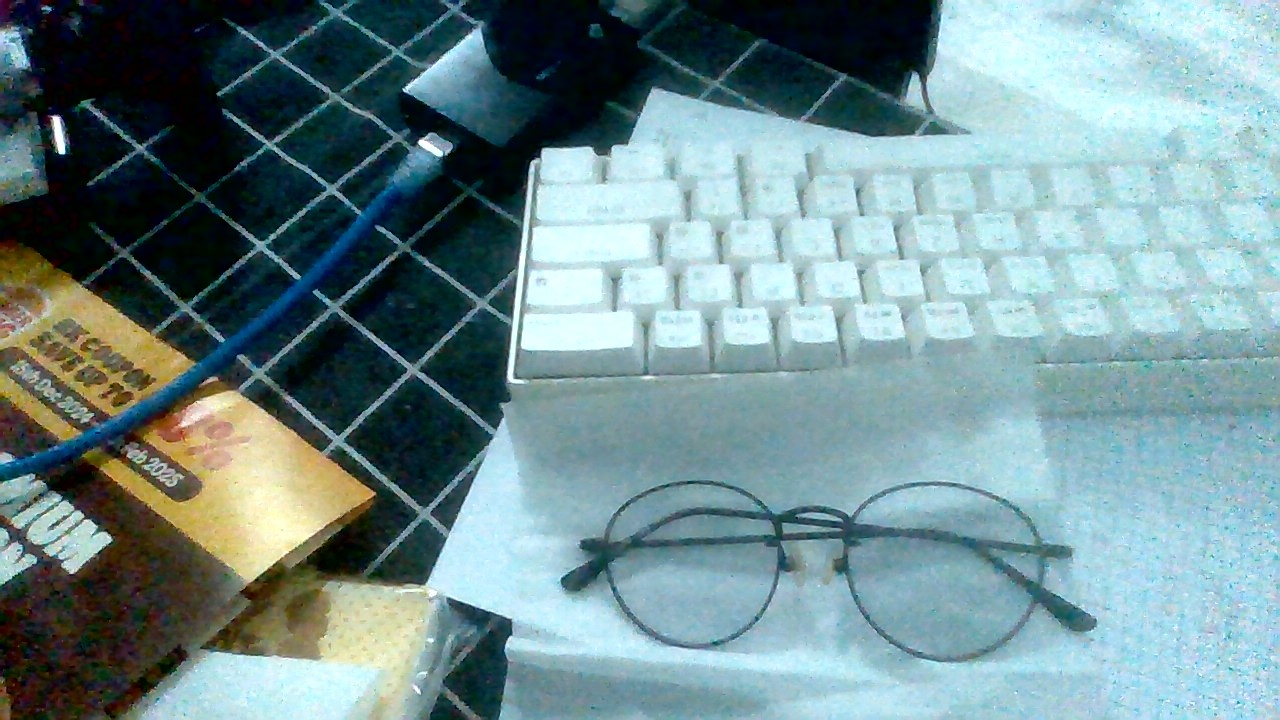
#> input picture farees/Photos/original_spectacle.jpg, 1280 x 720 px, found by its file name
$ python template_matching_with_displayed_values.py
#> lines starting #> are read from the running program, lines starting #| are printed output that depends on the picture; after the words box and inside, x2 and y2 are one past the last pixel; in counts of white or black regions, pixels touching at a corner belong together
import cv2
import numpy as np
import matplotlib.pyplot as plt  # For alternative display method

# Load the images
img_rgb = cv2.imread(r'DCMY_INTERNS\farees\Photos\original_spectacle.jpg')
#> img_rgb is the input picture: shape (720, 1280, 3); mean B, G, R 144.4, 141.2, 113.7
# img_rgb = cv2.imread(r'DCMY_INTERNS\farees\Photos\rotated.jpg')
# img_rgb = cv2.imread(r'C:DCMY_INTERNS\farees\Photos\translation.jpg')
# img_rgb = cv2.imread(r'DCMY_INTERNS\farees\Photos\none.jpg')

if img_rgb is None:
    print("Error: Original image not found.")
    exit()

template = cv2.imread(r'DCMY_INTERNS\farees\Photos\spectacle.jpeg', 0)
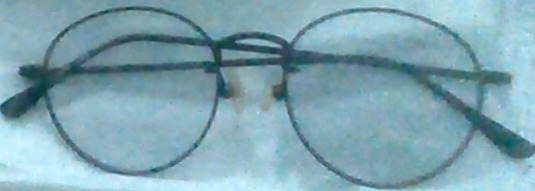
#> input picture farees/Photos/spectacle.jpeg, 535 x 191 px, found by its file name
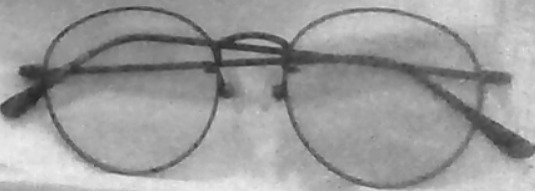
#> template: shape (191, 535); min 35, max 239, mean 155.8
if template is None:
    print("Error: Template image not found.")
    exit()

# Convert original image to grayscale
img_gray = cv2.cvtColor(img_rgb, cv2.COLOR_BGR2GRAY)
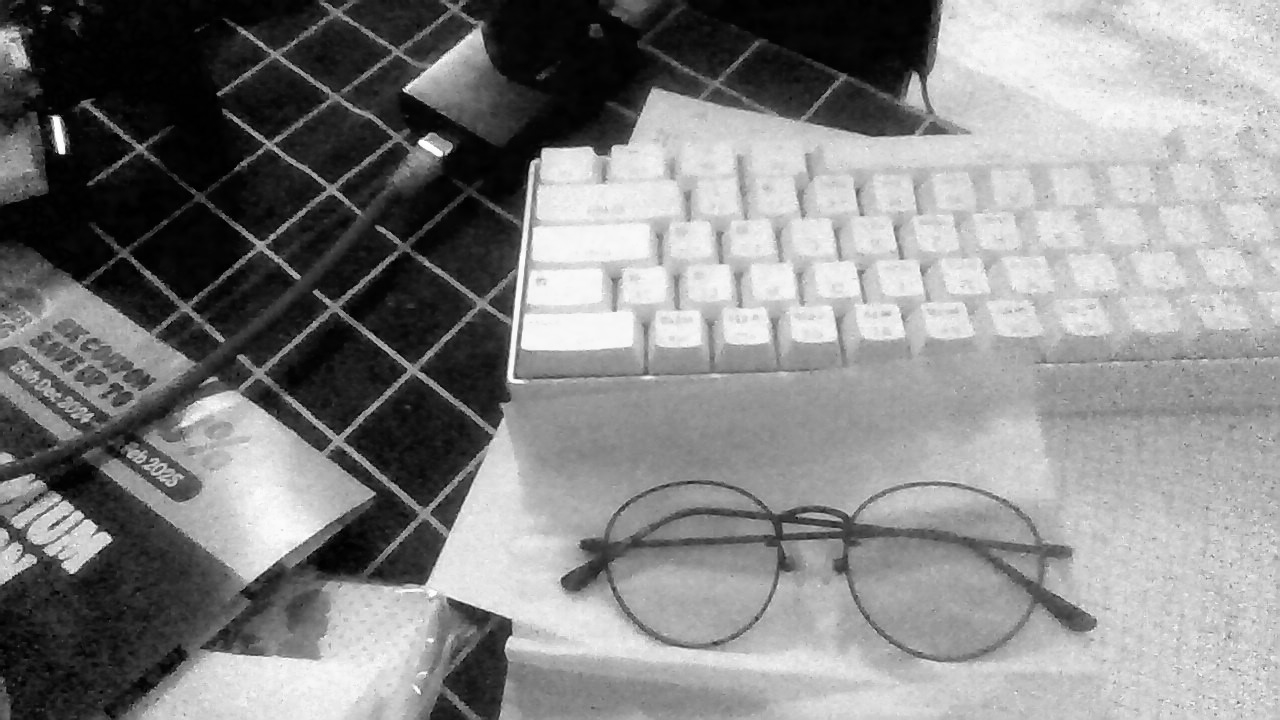
#> img_gray: shape (720, 1280); min 0, max 255, mean 133.3

# Template matching
w, h = template.shape[::-1]
#> w = 535; h = 191
res = cv2.matchTemplate(img_gray, template, cv2.TM_CCOEFF_NORMED)
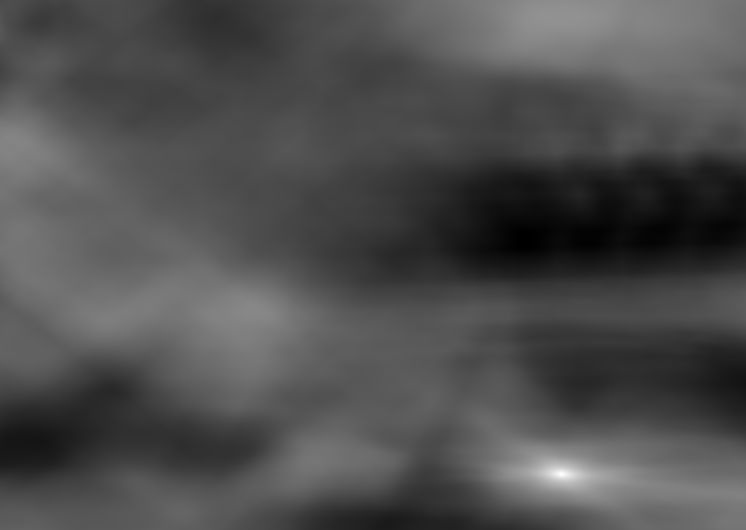
#> res: shape (530, 746) float32; min -0.375, max 0.989, mean 0.0462; drawn with min black and max white
threshold = 0.8
print(f"Threshold value: {threshold}")
loc = np.where(res >= threshold)
#> loc = 135 positions, rows 470 to 477, columns 551 to 571

# Draw rectangles around matches and calculate centers
centers = []  # List to store centers
for pt in zip(*loc[::-1]):
    # Draw rectangle
    cv2.rectangle(img_rgb, pt, (pt[0] + w, pt[1] + h), (0, 255, 255), 2)

    # Calculate center
    center_x = pt[0] + w // 2
    center_y = pt[1] + h // 2
    centers.append((center_x, center_y))
#> this loop made 135 passes
#> (pt, center_x, center_y) on passes 1 to 12: ((555, 470), 822, 565), ((556, 470), 823, 565), ((557, 470), 824, 565), ((558, 470), 825, 565), ((559, 470), 826, 565), ((560, 470), 827, 565), ((561, 470), 828, 565), ((562, 470), 829, 565), ((563, 470), 830, 565), ((564, 470), 831, 565), ((565, 470), 832, 565), ((553, 471), 820, 566)
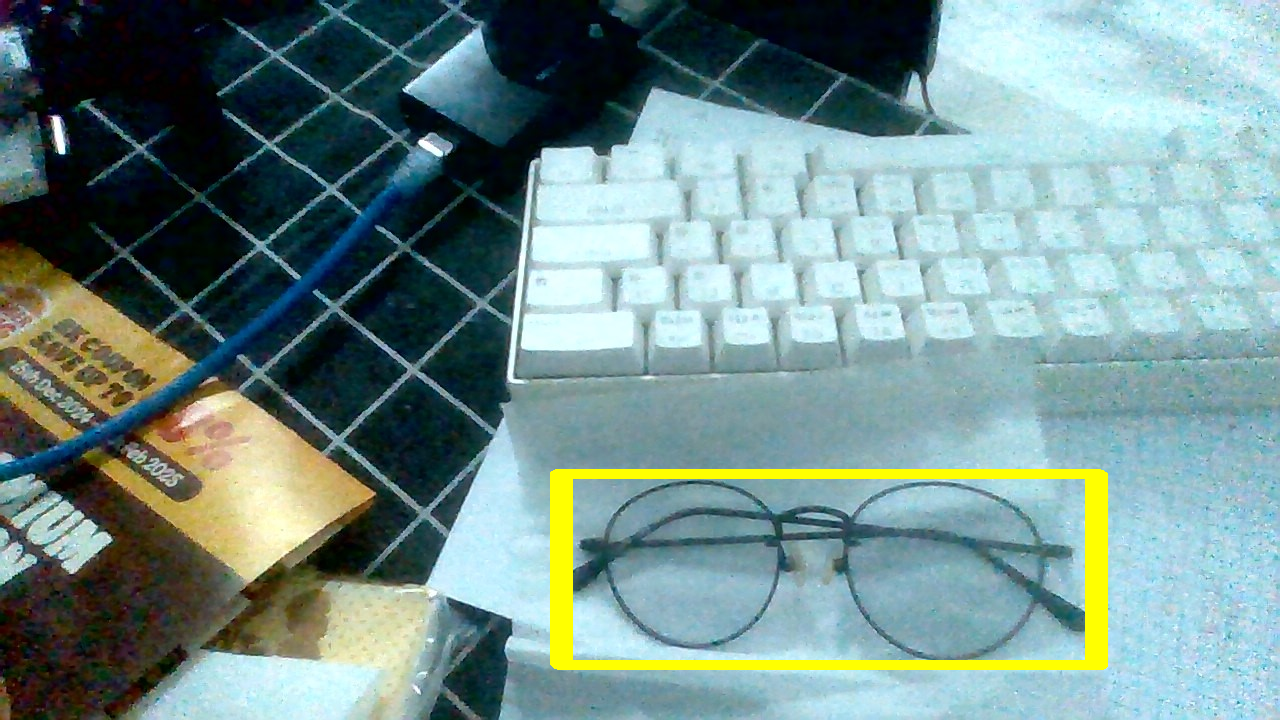
#> img_rgb: shape (720, 1280, 3); 2.11% of pixels changed, all inside (x1, y1, x2, y2) = (550, 469, 1108, 670)
#> after the loop, centers = 135 pairs, first value 818 to 838, second value 565 to 572

# Print the last center coordinates (latest detected object)
if centers:
    center_x, center_y = centers[-1]  # Get the last center
#> center_x = 835; center_y = 572
    print(f"Detected object center: (X: {center_x}, Y: {center_y})")
#| Detected object center: (X: 835, Y: 572)

# Add a message to the image if no objects are detected
if not centers:
    print("No objects detected.")
    cv2.putText(img_rgb, "No objects detected", (50, 50), cv2.FONT_HERSHEY_SIMPLEX,
                1, (0, 0, 255), 2, cv2.LINE_AA)

# If centers are detected, display the last center coordinates in the image
if centers:
    center_x, center_y = centers[-1]  # Get the last center
    # Display the center at a fixed location (e.g., top-left corner)
    cv2.putText(img_rgb, f"({center_x}, {center_y})", (center_x, center_y), cv2.FONT_HERSHEY_SIMPLEX,
                1, (0, 255, 0), 2, cv2.LINE_AA)
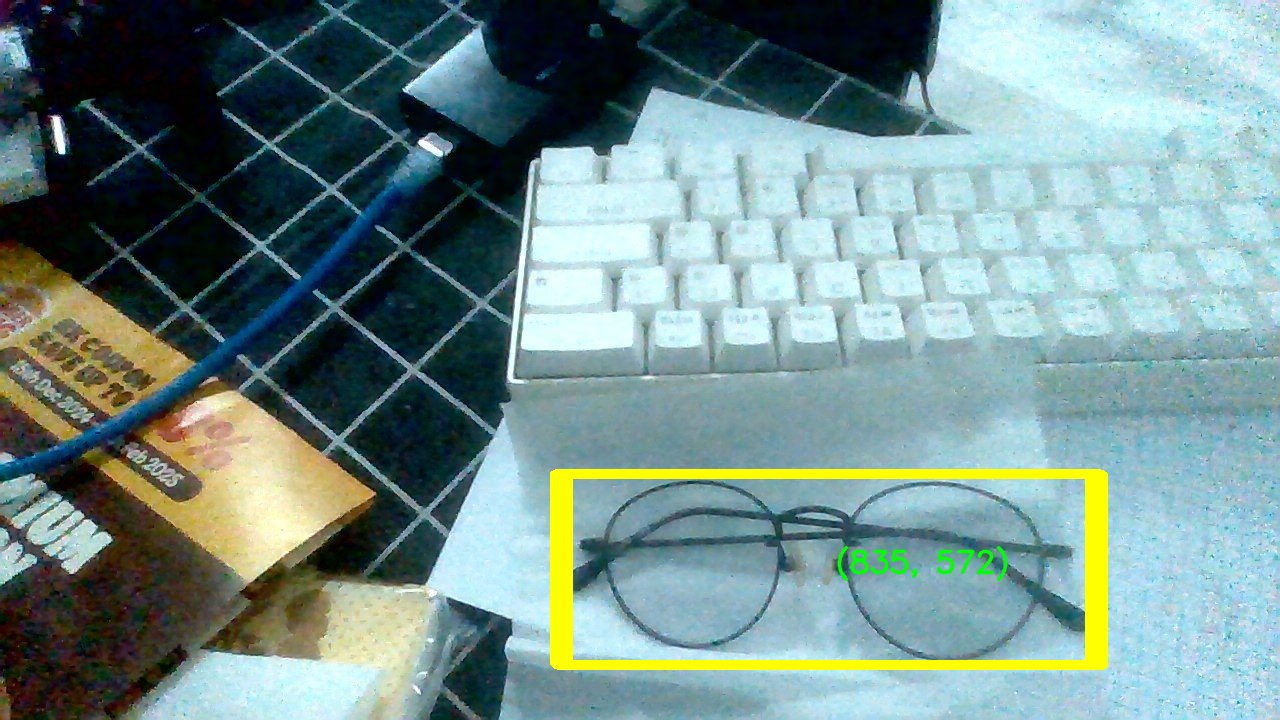
#> img_rgb: shape (720, 1280, 3); 0.22% of pixels changed, all inside (x1, y1, x2, y2) = (837, 546, 1008, 582)

# Save the result image
output_path = r'DCMY_INTERNS\farees\Results\detected.jpg'
cv2.imwrite(output_path, img_rgb)
print(f"Image saved successfully at: {output_path}")

# Display the image
try:
    # Option 1: Using OpenCV (if GUI support is available)
    cv2.imshow('Template Matching', img_rgb)
    cv2.waitKey(0)
    cv2.destroyAllWindows()
except cv2.error as e:
    print("cv2.imshow is not supported in your environment. Using matplotlib instead.")

    # Option 2: Using matplotlib (works in all environments)
    img_rgb = cv2.cvtColor(img_rgb, cv2.COLOR_BGR2RGB)  # Convert color for matplotlib
    plt.imshow(img_rgb)
    plt.title("Template Matching")

    # Display center coordinates of the last match (if detected)
    if centers:
        # Display the last center only
        center_x, center_y = centers[-1]
        plt.text(center_x, center_y, f"({center_x}, {center_y})", color='yellow', fontsize=10,
                 bbox=dict(facecolor='blue', alpha=0.5))
    plt.axis('off')  # Hide axes
    plt.show()
